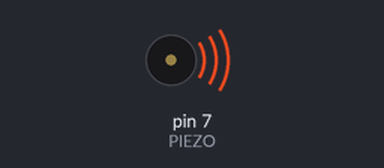
A sketch run on a simulated Arduino Uno, built with avr-gcc and run on an emulated ATmega328P. Shown: buzzer (waves = sounding).

Above: at 0.12 s.
At 4.87 s:
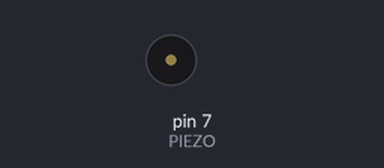
Timing chart, 0 to 5.2 s (numbered marks = the images above):
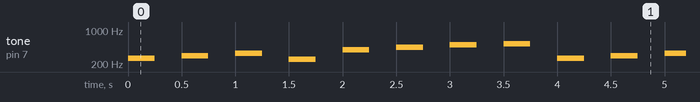

Measured:
- by itself, tone on pin 7 (PIEZO): repeats every 4.0 s: silent 0.25 s, 294 Hz 0.25 s, silent 0.25 s, 330 Hz 0.25 s, silent 0.25 s, 249 Hz 0.25 s, silent 0.25 s, 392 Hz 0.25 s, silent 0.25 s, 440 Hz 0.25 s, silent 0.25 s, 494 Hz 0.25 s, silent 0.25 s, 523 Hz 0.25 s, silent 0.25 s, 262 Hz 0.25 s

The sketch:

Example01.ino
```cpp
#define PIEZO 7

const int SCALE[8] = {262, 294, 330, 249, 392, 440, 494, 523}; // 피에조를 음계

void setup(){
  pinMode(PIEZO, OUTPUT);
}

void loop() {
  for(int i = 0; i < 8; i++){
    tone(PIEZO, SCALE[i], 250);
    delay(500);
  }
}
```
